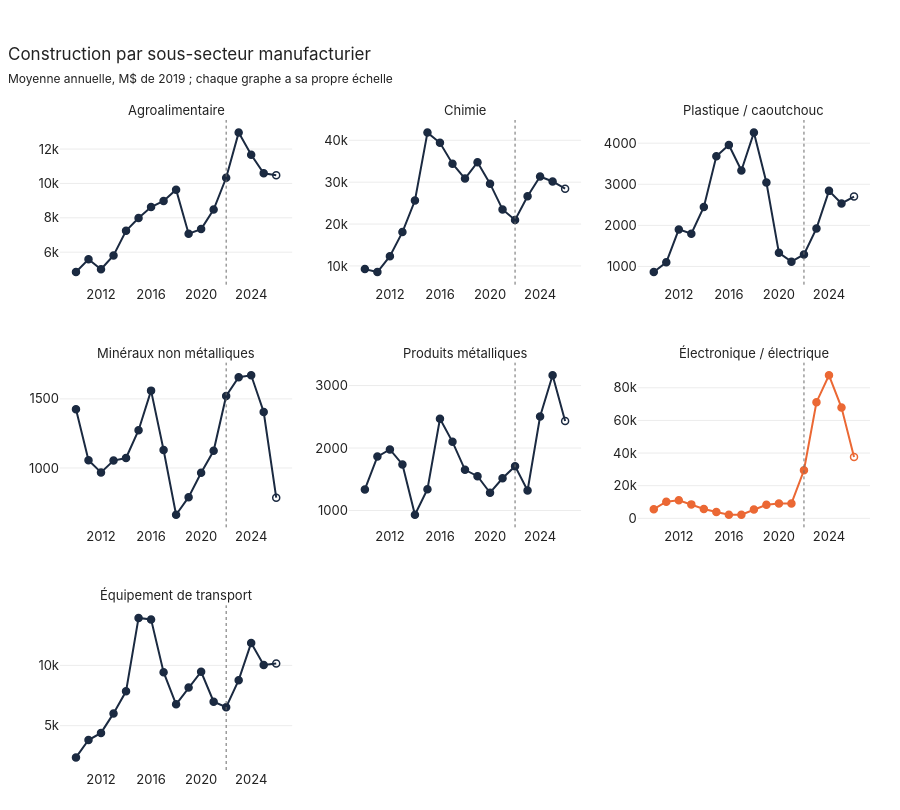

The code cell stored with this chart in its notebook:
### Markdown cell above
En dollars constants, les dépenses passent de **64 Md\$ en 2021 à 175 Md\$ en 2024** (×2,7), puis reculent en 2025 et 2026.

### Code cell
plot_small_multiples(census, 'date', MFG, highlight=TREATED,
                     title='Construction par sous-secteur manufacturier',
                     subtitle='Moyenne annuelle, M$ de 2019 ; chaque graphe a sa propre échelle')

### Figure 1 — Plotly figure (JSON) as saved in the notebook; plotly's stock layout.template omitted (floating-point values rounded to 4 significant figures)
{"data": [{"hovertemplate": "Agroalimentaire : %{y:,.0f}<extra></extra>", "line": {"color": "#1b2a41", "width": 2}, "marker": {"color": "#1b2a41", "line": {"color": "#1b2a41", "width": 1.5}, "size": 7, "symbol": ["circle", "circle", "circle", "circle", "circle", "circle", "circle", "circle", "circle", "circle", "circle", "circle", "circle", "circle", "circle", "circle", "circle-open"]}, "mode": "lines+markers", "name": "Agroalimentaire", "showlegend": false, "type": "scatter", "x": [2010, 2011, 2012, 2013, 2014, 2015, 2016, 2017, 2018, 2019, 2020, 2021, 2022, 2023, 2024, 2025, 2026], "xaxis": "x", "y": [4842.0, 5583.0, 5004.0, 5808.0, 7242.0, 7988.0, 8628.0, 8982.0, 9637.0, 7071.0, 7342.0, 8483.0, 10330.0, 12960.0, 11670.0, 10590.0, 10480.0], "yaxis": "y"}, {"hovertemplate": "Chimie : %{y:,.0f}<extra></extra>", "line": {"color": "#1b2a41", "width": 2}, "marker": {"color": "#1b2a41", "line": {"color": "#1b2a41", "width": 1.5}, "size": 7, "symbol": ["circle", "circle", "circle", "circle", "circle", "circle", "circle", "circle", "circle", "circle", "circle", "circle", "circle", "circle", "circle", "circle", "circle-open"]}, "mode": "lines+markers", "name": "Chimie", "showlegend": false, "type": "scatter", "x": [2010, 2011, 2012, 2013, 2014, 2015, 2016, 2017, 2018, 2019, 2020, 2021, 2022, 2023, 2024, 2025, 2026], "xaxis": "x2", "y": [9242.0, 8538.0, 12340.0, 18080.0, 25620.0, 41830.0, 39400.0, 34390.0, 30850.0, 34770.0, 29640.0, 23480.0, 20960.0, 26650.0, 31350.0, 30160.0, 28430.0], "yaxis": "y2"}, {"hovertemplate": "Plastique / caoutchouc : %{y:,.0f}<extra></extra>", "line": {"color": "#1b2a41", "width": 2}, "marker": {"color": "#1b2a41", "line": {"color": "#1b2a41", "width": 1.5}, "size": 7, "symbol": ["circle", "circle", "circle", "circle", "circle", "circle", "circle", "circle", "circle", "circle", "circle", "circle", "circle", "circle", "circle", "circle", "circle-open"]}, "mode": "lines+markers", "name": "Plastique / caoutchouc", "showlegend": false, "type": "scatter", "x": [2010, 2011, 2012, 2013, 2014, 2015, 2016, 2017, 2018, 2019, 2020, 2021, 2022, 2023, 2024, 2025, 2026], "xaxis": "x3", "y": [863.5, 1100.0, 1902.0, 1795.0, 2447.0, 3681.0, 3957.0, 3334.0, 4257.0, 3041.0, 1331.0, 1117.0, 1293.0, 1926.0, 2839.0, 2532.0, 2700.0], "yaxis": "y3"}, {"hovertemplate": "Minéraux non métalliques : %{y:,.0f}<extra></extra>", "line": {"color": "#1b2a41", "width": 2}, "marker": {"color": "#1b2a41", "line": {"color": "#1b2a41", "width": 1.5}, "size": 7, "symbol": ["circle", "circle", "circle", "circle", "circle", "circle", "circle", "circle", "circle", "circle", "circle", "circle", "circle", "circle", "circle", "circle", "circle-open"]}, "mode": "lines+markers", "name": "Minéraux non métalliques", "showlegend": false, "type": "scatter", "x": [2010, 2011, 2012, 2013, 2014, 2015, 2016, 2017, 2018, 2019, 2020, 2021, 2022, 2023, 2024, 2025, 2026], "xaxis": "x4", "y": [1425.0, 1055.0, 967.6, 1054.0, 1072.0, 1273.0, 1560.0, 1130.0, 662.0, 789.0, 965.1, 1124.0, 1521.0, 1656.0, 1671.0, 1405.0, 785.3], "yaxis": "y4"}, {"hovertemplate": "Produits métalliques : %{y:,.0f}<extra></extra>", "line": {"color": "#1b2a41", "width": 2}, "marker": {"color": "#1b2a41", "line": {"color": "#1b2a41", "width": 1.5}, "size": 7, "symbol": ["circle", "circle", "circle", "circle", "circle", "circle", "circle", "circle", "circle", "circle", "circle", "circle", "circle", "circle", "circle", "circle", "circle-open"]}, "mode": "lines+markers", "name": "Produits métalliques", "showlegend": false, "type": "scatter", "x": [2010, 2011, 2012, 2013, 2014, 2015, 2016, 2017, 2018, 2019, 2020, 2021, 2022, 2023, 2024, 2025, 2026], "xaxis": "x5", "y": [1338.0, 1863.0, 1977.0, 1737.0, 932.0, 1341.0, 2469.0, 2099.0, 1651.0, 1549.0, 1283.0, 1515.0, 1709.0, 1320.0, 2504.0, 3165.0, 2432.0], "yaxis": "y5"}, {"hovertemplate": "Électronique / électrique : %{y:,.0f}<extra></extra>", "line": {"color": "#eb6834", "width": 2}, "marker": {"color": "#eb6834", "line": {"color": "#eb6834", "width": 1.5}, "size": 7, "symbol": ["circle", "circle", "circle", "circle", "circle", "circle", "circle", "circle", "circle", "circle", "circle", "circle", "circle", "circle", "circle", "circle", "circle-open"]}, "mode": "lines+markers", "name": "Électronique / électrique", "showlegend": false, "type": "scatter", "x": [2010, 2011, 2012, 2013, 2014, 2015, 2016, 2017, 2018, 2019, 2020, 2021, 2022, 2023, 2024, 2025, 2026], "xaxis": "x6", "y": [5598.0, 10210.0, 11020.0, 8553.0, 5720.0, 3869.0, 2216.0, 2251.0, 5446.0, 8287.0, 9056.0, 9132.0, 29440.0, 71160.0, 87650.0, 67870.0, 37650.0], "yaxis": "y6"}, {"hovertemplate": "Équipement de transport : %{y:,.0f}<extra></extra>", "line": {"color": "#1b2a41", "width": 2}, "marker": {"color": "#1b2a41", "line": {"color": "#1b2a41", "width": 1.5}, "size": 7, "symbol": ["circle", "circle", "circle", "circle", "circle", "circle", "circle", "circle", "circle", "circle", "circle", "circle", "circle", "circle", "circle", "circle", "circle-open"]}, "mode": "lines+markers", "name": "Équipement de transport", "showlegend": false, "type": "scatter", "x": [2010, 2011, 2012, 2013, 2014, 2015, 2016, 2017, 2018, 2019, 2020, 2021, 2022, 2023, 2024, 2025, 2026], "xaxis": "x7", "y": [2371.0, 3811.0, 4402.0, 6020.0, 7849.0, 13930.0, 13820.0, 9433.0, 6772.0, 8169.0, 9472.0, 6992.0, 6528.0, 8774.0, 11870.0, 10030.0, 10160.0], "yaxis": "y7"}], "layout": {"annotations": [{"font": {"size": 13}, "showarrow": false, "text": "Agroalimentaire", "x": 0.1433, "xanchor": "center", "xref": "paper", "y": 1.0, "yanchor": "bottom", "yref": "paper"}, {"font": {"size": 13}, "showarrow": false, "text": "Chimie", "x": 0.5, "xanchor": "center", "xref": "paper", "y": 1.0, "yanchor": "bottom", "yref": "paper"}, {"font": {"size": 13}, "showarrow": false, "text": "Plastique / caoutchouc", "x": 0.8567, "xanchor": "center", "xref": "paper", "y": 1.0, "yanchor": "bottom", "yref": "paper"}, {"font": {"size": 13}, "showarrow": false, "text": "Minéraux non métalliques", "x": 0.1433, "xanchor": "center", "xref": "paper", "y": 0.6267, "yanchor": "bottom", "yref": "paper"}, {"font": {"size": 13}, "showarrow": false, "text": "Produits métalliques", "x": 0.5, "xanchor": "center", "xref": "paper", "y": 0.6267, "yanchor": "bottom", "yref": "paper"}, {"font": {"size": 13}, "showarrow": false, "text": "Électronique / électrique", "x": 0.8567, "xanchor": "center", "xref": "paper", "y": 0.6267, "yanchor": "bottom", "yref": "paper"}, {"font": {"size": 13}, "showarrow": false, "text": "Équipement de transport", "x": 0.1433, "xanchor": "center", "xref": "paper", "y": 0.2533, "yanchor": "bottom", "yref": "paper"}], "height": 810, "hovermode": "closest", "shapes": [{"line": {"color": "#6b6b6b", "dash": "dot", "width": 1}, "type": "line", "x0": 2022, "x1": 2022, "xref": "x", "y0": 0, "y1": 1, "yref": "y domain"}, {"line": {"color": "#6b6b6b", "dash": "dot", "width": 1}, "type": "line", "x0": 2022, "x1": 2022, "xref": "x2", "y0": 0, "y1": 1, "yref": "y2 domain"}, {"line": {"color": "#6b6b6b", "dash": "dot", "width": 1}, "type": "line", "x0": 2022, "x1": 2022, "xref": "x3", "y0": 0, "y1": 1, "yref": "y3 domain"}, {"line": {"color": "#6b6b6b", "dash": "dot", "width": 1}, "type": "line", "x0": 2022, "x1": 2022, "xref": "x4", "y0": 0, "y1": 1, "yref": "y4 domain"}, {"line": {"color": "#6b6b6b", "dash": "dot", "width": 1}, "type": "line", "x0": 2022, "x1": 2022, "xref": "x5", "y0": 0, "y1": 1, "yref": "y5 domain"}, {"line": {"color": "#6b6b6b", "dash": "dot", "width": 1}, "type": "line", "x0": 2022, "x1": 2022, "xref": "x6", "y0": 0, "y1": 1, "yref": "y6 domain"}, {"line": {"color": "#6b6b6b", "dash": "dot", "width": 1}, "type": "line", "x0": 2022, "x1": 2022, "xref": "x7", "y0": 0, "y1": 1, "yref": "y7 domain"}], "title": {"subtitle": {"text": "Moyenne annuelle, M$ de 2019 ; chaque graphe a sa propre échelle"}, "text": "Construction par sous-secteur manufacturier"}, "xaxis": {"anchor": "y", "domain": [0.0, 0.2867], "dtick": 4, "matches": "x7", "showticklabels": true}, "xaxis2": {"anchor": "y2", "domain": [0.3567, 0.6433], "dtick": 4, "matches": "x8", "showticklabels": true}, "xaxis3": {"anchor": "y3", "domain": [0.7133, 1.0], "dtick": 4, "matches": "x9", "showticklabels": true}, "xaxis4": {"anchor": "y4", "domain": [0.0, 0.2867], "dtick": 4, "matches": "x7", "showticklabels": true}, "xaxis5": {"anchor": "y5", "domain": [0.3567, 0.6433], "dtick": 4, "matches": "x8", "showticklabels": true}, "xaxis6": {"anchor": "y6", "domain": [0.7133, 1.0], "dtick": 4, "matches": "x9", "showticklabels": true}, "xaxis7": {"anchor": "y7", "domain": [0.0, 0.2867], "dtick": 4, "showticklabels": true}, "xaxis8": {"anchor": "y8", "domain": [0.3567, 0.6433], "dtick": 4, "showticklabels": true}, "xaxis9": {"anchor": "y9", "domain": [0.7133, 1.0], "dtick": 4, "showticklabels": true}, "yaxis": {"anchor": "x", "domain": [0.7467, 1.0], "title": {}}, "yaxis2": {"anchor": "x2", "domain": [0.7467, 1.0]}, "yaxis3": {"anchor": "x3", "domain": [0.7467, 1.0]}, "yaxis4": {"anchor": "x4", "domain": [0.3733, 0.6267]}, "yaxis5": {"anchor": "x5", "domain": [0.3733, 0.6267]}, "yaxis6": {"anchor": "x6", "domain": [0.3733, 0.6267]}, "yaxis7": {"anchor": "x7", "domain": [0.0, 0.2533]}, "yaxis8": {"anchor": "x8", "domain": [0.0, 0.2533]}, "yaxis9": {"anchor": "x9", "domain": [0.0, 0.2533]}}}
